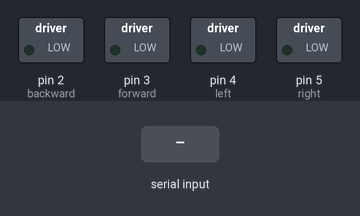
Simulated run of this sketch. Board: Arduino Uno, built with avr-gcc and run on an emulated ATmega328P. Shown: switched loads named in the sketch (green lamp = pin HIGH). The inputs (shaded band) are chosen by the test bench.

Above: at 1.2 s.
1.3 s: "f" received over the second serial link
At 2.5 s:
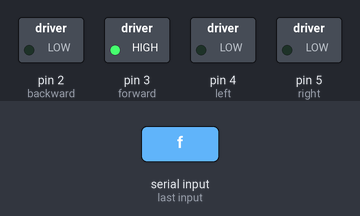
2.8 s: "b" received over the second serial link
At 3.8 s:
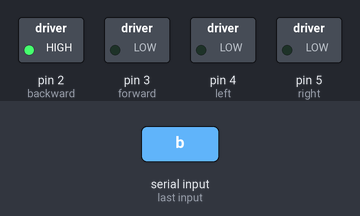
4.3 s: "r" received over the second serial link
At 5.5 s:
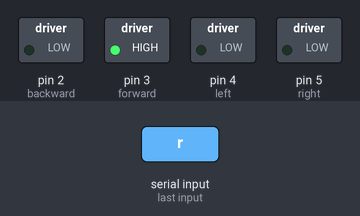
5.8 s: "l" received over the second serial link
At 7.0 s:
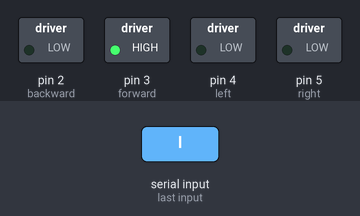
7.3 s: "r" received over the second serial link
At 8.1 s:
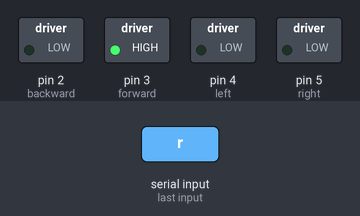
8.8 s: "s" received over the second serial link
At 9.5 s:
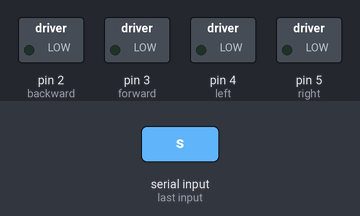
Timing chart, 0 to 11.3 s (numbered marks = the images above; inputs shaded):
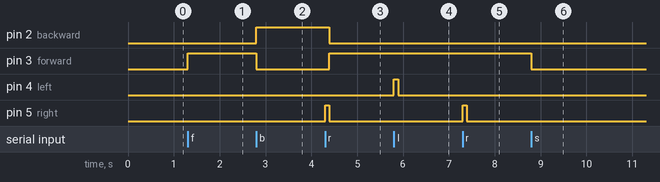

Measured:
- after the input at 1.3 s, pin 3 (forward): LOW → HIGH at once
- after the input at 2.8 s, pin 2 (backward): LOW → HIGH at once; pin 3 (forward): HIGH → LOW at once
- after the input at 4.3 s, pin 2 (backward): HIGH → LOW after 0.09 s; pin 3 (forward): LOW → HIGH after 0.09 s; pin 5 (right): LOW → HIGH at once, → LOW 0.09 s later
- after the input at 5.8 s, pin 4 (left): LOW → HIGH at once, → LOW 0.09 s later
- after the input at 7.3 s, pin 5 (right): LOW → HIGH at once, → LOW 0.09 s later
- after the input at 8.8 s, pin 3 (forward): HIGH → LOW at once

The sketch:

Arduino_Code.ino
```cpp
#include <SoftwareSerial.h>// import the serial library

const int right = 5;
const int left = 4;

const int backward = 2;
const int forward = 3;

SoftwareSerial Genotronex(10, 11); // RX, TX

void setup() {

    Genotronex.begin(9600);
    Serial.begin(9600);
    pinMode(right, OUTPUT);
    pinMode(left, OUTPUT);
    pinMode(backward, OUTPUT);
    pinMode(forward, OUTPUT);
    Genotronex.println("Bluetooth Is ON. Press f for forward, b for backward, r for right, and l for left.");

}

void loop() {

    if (Genotronex.available()) {

        char x = char(Genotronex.read());

        if (x == 'f')
        {
            moveForward();
        }
        else if (x == 'b')
        {
            moveBackward();
        }
        else if (x == 'r')
        {
            turnRight();
            delay(90);
            moveForward();

        }
        else if (x == 'l')
        {
            turnLeft();
            delay(90);
            moveForward();
        }
        else if (x == 's')
        {
            stopIT();
        }
    }
}

void moveForward()// Makes car move forward. It does so until another function is called.
{

    digitalWrite(right, LOW);
    digitalWrite(left, LOW);
    digitalWrite(backward, LOW);
    digitalWrite(forward, HIGH);
}

void moveBackward()//Makes car move backward. It does so until another function is called.
{
    digitalWrite(left, LOW);
    digitalWrite(right, LOW);
    digitalWrite(forward, LOW);
    digitalWrite(backward, HIGH);
}

void turnRight()// Calling this function makes the car turn right. And it keeps on doing this unless move forward is called.
{
    digitalWrite(left, LOW);
    digitalWrite(right, HIGH);

}

void turnLeft()// Calling this function makes the robot turn left. And it keeps on doing this unless move forward is called.
{
    digitalWrite(right, LOW);
    digitalWrite(left, HIGH);

}

void stopIT()// Stops the car. You have to continuously call it.
{
    digitalWrite(right, LOW);
    digitalWrite(left, LOW);
    digitalWrite(backward, LOW);
    digitalWrite(forward, LOW);
}
```
